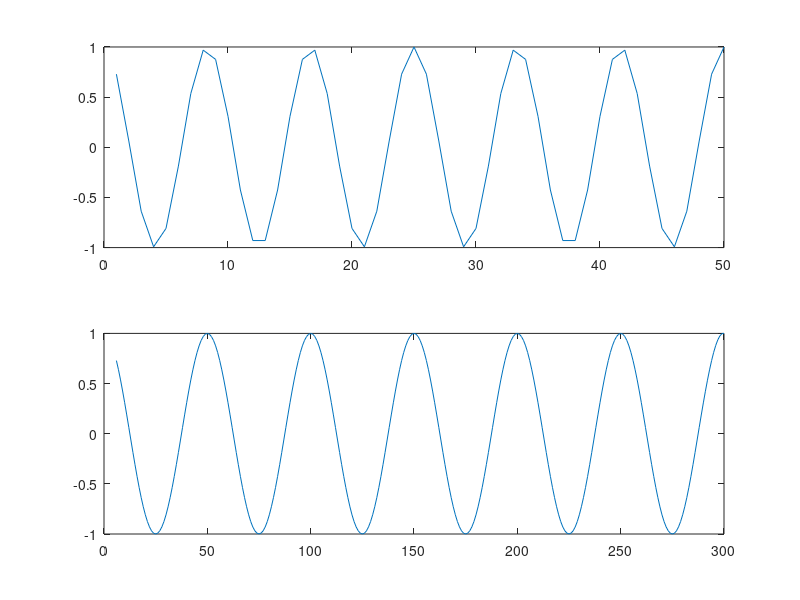

Recreate this plot in MATLAB.
function Test_9
%TEST_9 Summary of this function goes here
%   Detailed explanation goes here
close all
k = 0.88;
m = 1:50;
n = 1:300;
n = n/6;
a = cos(2*pi*k*m).';
b = interp1(m,a,n,'spline');

subplot(2,1,1),plot(a);
subplot(2,1,2),plot(b);

end

